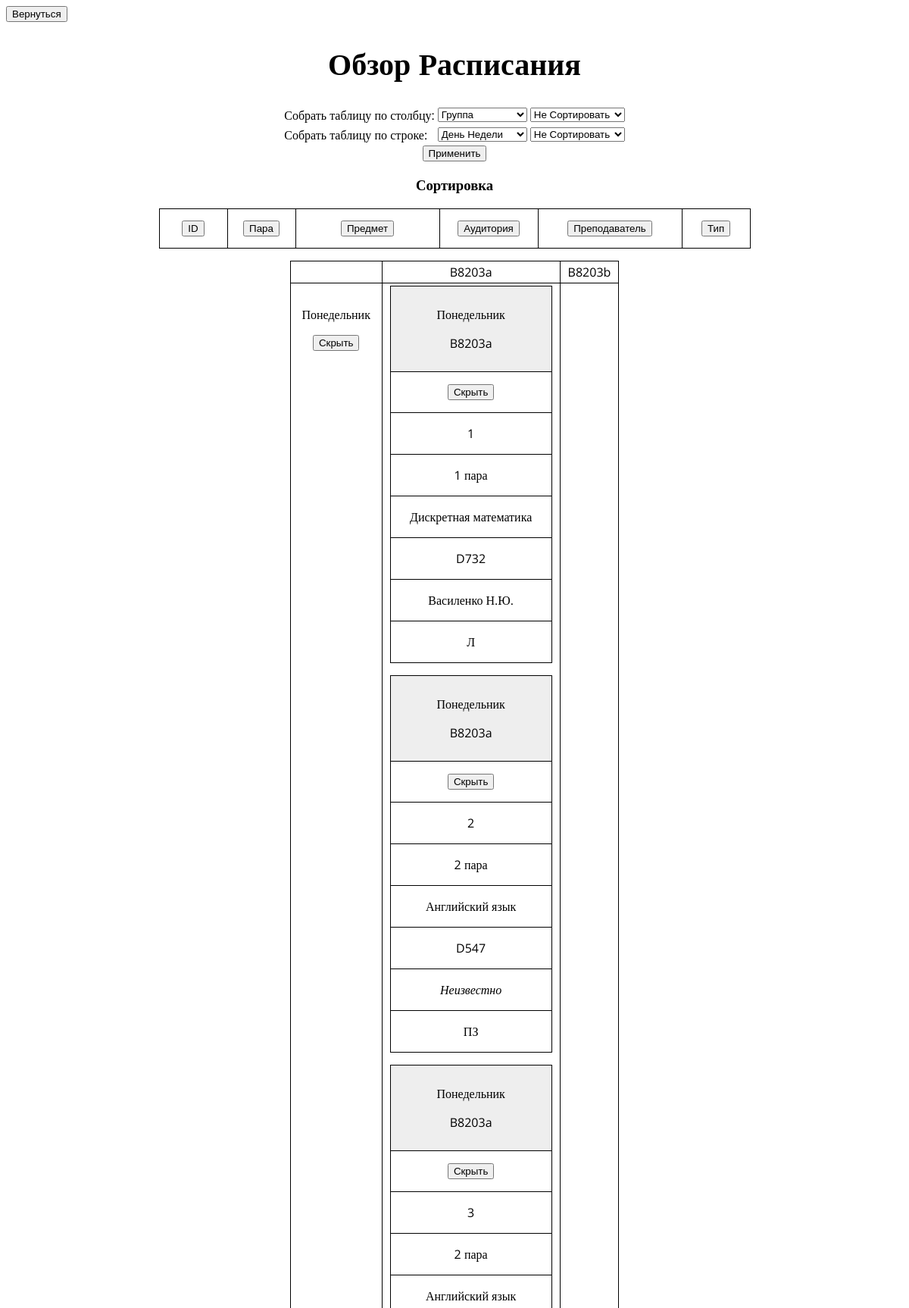
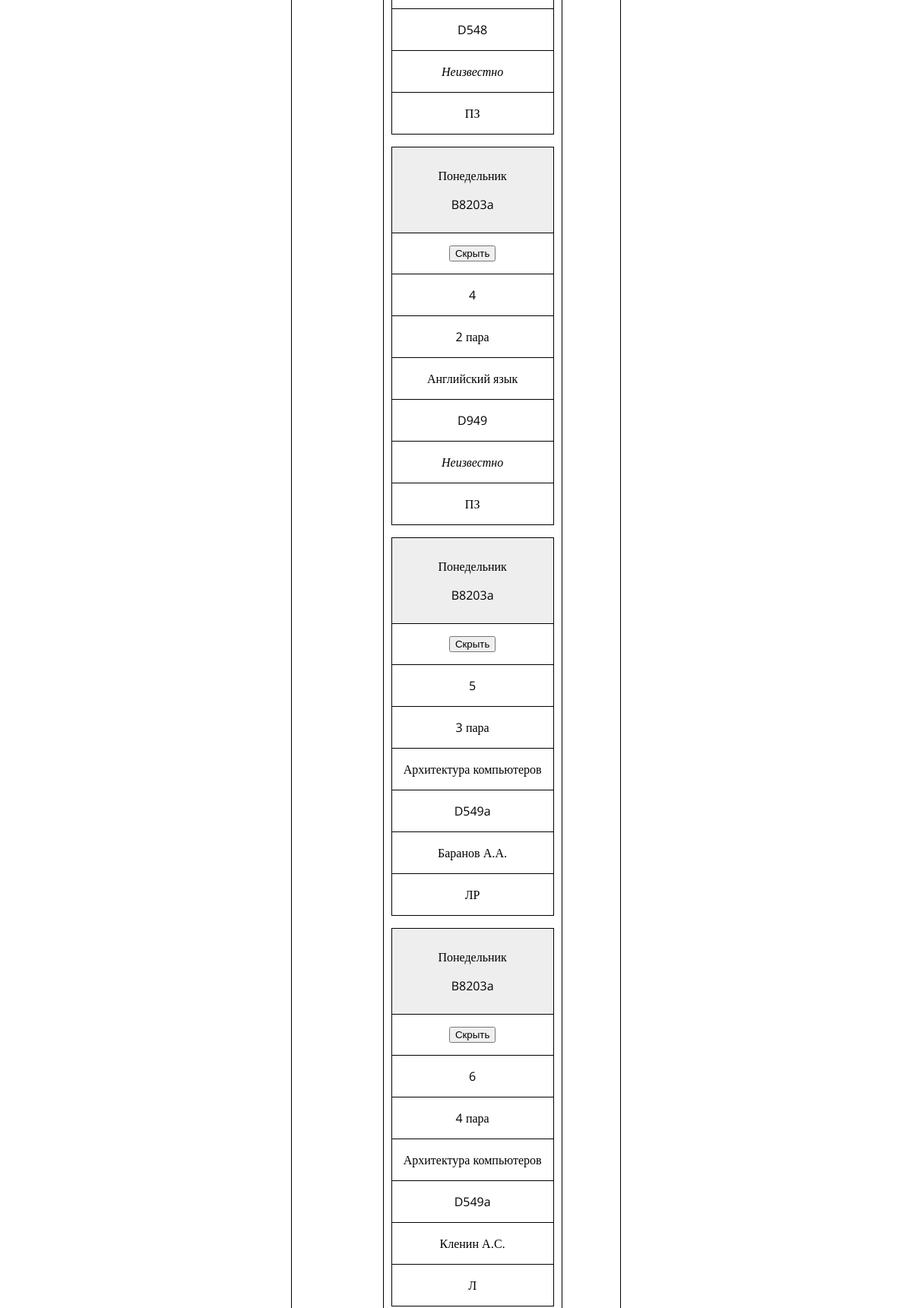
The page /overview (upper part) on the database its author committed (2 pictures, top to bottom).
### tables this page shows
CREATE TABLE `Groups` ( `ID` INTEGER NOT NULL DEFAULT -1, `Name` INTEGER );

CREATE TABLE `Weekdays` ( `ID` INTEGER NOT NULL DEFAULT -1, `Name` TEXT, `OrderNumber` INTEGER NOT NULL DEFAULT -1 );

### home.py (the view, shortened to what this page needs)
@app.route("/overview", methods=["GET", "POST"])
def overview():
	global join_column, join_row, ordering_column, tables_info, hiding_tables, hiding_fields, current_columns, current_rows
	columns_asc = None
	rows_asc = None
	col_asc_type = request.form.get("OrderTypeColumns")
	row_asc_type = request.form.get("OrderTypeRows")
	colname = request.form.get("JoiningTableColumns")
	rowname = request.form.get("JoiningTableRows")
	edit_values = str(request.form.get("DatabaseEditor"))
	joining_columns = None #join_column
	joining_rows = None #join_row
	for i in tables_info["SchedItems"]:
		if i.title == colname:
			joining_columns = i
		if i.title == rowname:
			joining_rows = i
	if col_asc_type == "По Возрастанию":
		columns_asc = True
	elif col_asc_type == "По Убыванию":
		columns_asc = False
	if row_asc_type == "По Возрастанию":
		rows_asc = True
	elif row_asc_type == "По Убыванию":
		rows_asc = False
	join_column.ascending = columns_asc
	join_row.ascending = rows_asc
	table, rows, columns = generate_schedule(join_column, join_row, ordering_column)
	current_columns = columns
	current_rows = rows
	print("PAGE LOADED")
	return render_template(
		"overview.html",
		jcols=columns,
		jrows=rows,
		table=table,
		widthes=[i.width+40 for i in tables_info["SchedItems"] if i != join_column and i != join_row],
		titles=[i.title for i in tables_info["SchedItems"] if i != join_column and i != join_row],
		titles_origin=[i.name for i in tables_info["SchedItems"] if i != join_column and i != join_row],
		join_col=join_column,
		join_row=join_row,
		orderby=ordering_column,
		columns=[i for i in tables_info["SchedItems"]],
		hides=hiding_tables,
		hides_fields=hiding_fields
	)

### templates/overview.html (shortened to what this page needs)
<head>
	<link rel="stylesheet" href="../static/css/style.css">
</head>
<body>
	<form name="Overview" action="/overview" method='POST'>
		<button name="Back" type="submit">Вернуться</button>
		<center>
			<h1>Обзор Расписания</h1>
			<font size=3>
				<table>
					<tr>
						<td>
							Собрать таблицу по столбцу:
						</td>
						<td>
							<select name="JoiningTableColumns">
								{% for col in columns %}
									<option value="{{col.title}}"
										{% if col == join_col %}
											SELECTED
										{% endif %}
									>
										{{col.title}}
									</option>
								{% endfor%}
							</select>
						</td>
						<td>
							<select name="OrderTypeColumns">
								<option value="Не Сортировать" {% if join_col.ascending == None %} SELECTED {% endif %}>Не Сортировать</option>
							</select>
						</td>
					</tr>
					<tr>
						<td>
							Собрать таблицу по строке:
						</td>
						<td>
							<select name="JoiningTableRows">
								{% for col in columns %}
									<option value="{{col.title}}"
										{% if col == join_row %}
											SELECTED
										{% endif %}
									>
										{{col.title}}
									</option>
								{% endfor%}
							</select>
						</td>
						<td>
							<select name="OrderTypeRows">
								<option value="Не Сортировать" {% if join_row.ascending == None %} SELECTED {% endif %}>Не Сортировать</option>
							</select>
						</td>
					</tr>
				</table>
				<button id="Accept" name="Accept" type="submit">Применить</button>
				<h3>Сортировка</h3>
				<table id="tab" class="tab">
					{% for width in widthes%}
						<col width="{{ width }}">
					{% endfor %}
					<tr class="elem">
						{% for i in range(titles|length) %}
							<th class="elem">
								<p align="center">
									<button name="Title{{ titles_origin[i] }}" type="submit">{{ titles[i] }}</button>
								</p>
							</th>
						{% endfor %}
					</tr>
				</table>
				<div class="divTable">
					<div class="divTableBody">
						<div class="divTableRow">
							<div class="divTableSideHead" style="width:{{join_row.width}}">
							</div>
							{% for col in jcols %}
								<div class="divTableHead">
									<center>
										{{col|safe}}
									</center>
								</div>
							{% endfor %}
						</div>
						{% for row in jrows %}
							<div class="divTableRow">
								<div class="divTableSideCell">
									<p>
										{{row|safe}}
									</p>
									<p>
										<button name="HideRow{{row}}">
											{% if row in hides %}
												Раскрыть
											{% else %}
												Скрыть
											{% endif %}
										</button>
									</p>
								</div>
								{% for frow in range(table[row]|length) %}
									<div class="divTableCell">
										{% if row not in hides %}
											{% for elements in table[row][frow] %}
												<center>
													<div class="divDrag" name="Div{{elements}}">
														<div class="divDragger" name="Div{{elements}}">
															<p>
																{{row|safe}}
															</p>
															<p>
																{{jcols[frow]|safe}}
															</p>
														</div>
														<div class="divElements" name="Div{{elements}}">
															<p>
																<button name="HideField{{elements}}">
																	{% if elements in hides_fields %}
																		Раскрыть
																	{% else %}
																		Скрыть
																	{% endif %}
																</button>
															</p>
															{% if elements not in hides_fields %}
																{% for field in elements %}
																	<hr color="black" size="1"/>
																	<p>{{field|safe}}</p>
																{% endfor %}
															{% endif %}
														</div>
													</div>
												</center>
											{% endfor %}
										{% endif %}
									</div>
								{% endfor %}
							</div>
						{% endfor %}
					</div>
				</div>
			</font>
		</center>
	</form>
</body>

### static/css/style.css (style rules this page uses)
body { font-family: 'Open Sans'; font-size: 20; }
#tab { font-size: 14; text-align: left; border-collapse: collapse; }
.elem td, .elem th, .elem tr { border: 1px solid; text-align: left; padding: 15px; }
.divDrag { z-index: 9; text-align: center; border: 1px solid black; background-color: #FFFFFF; }
.divDragger { padding: 10px; cursor: move; z-index: 10; background-color: #EEEEEE; border-bottom: 1px solid black; }
.divTable { display: table; }
.divTableRow { display: table-row; }
.divTableCell, .divTableHead, .divTableSideCell, .divTableSideHead { border-right: 1px solid #000; border-bottom: 1px solid #000; display: table-cell; padding: 3px 10px; }
.divTableSideCell, .divTableSideHead { border-left: 1px solid #000; }
.divTableHead, .divTableSideHead { border-top: 1px solid #000; }
.divTableBody { display: table-row-group; }

### rows shown on the page
Groups: Name "B8203a", Name "B8203a" "B8203a" "B8203a" "B8203a" "B8203a" "B8203a"
Groups: Name "B8203b"
Weekdays: Name "Понедельник", shows "Скрыть", frow "Понедельник" "Понедельник" "Понедельник" "Понедельник" "Понедельник" "Понедельник", elements "1" "1 пара" "Дискретная математика" "D732" "Василенко Н.Ю." "Л" "2" "2 пара" "Английский язык" "D547" "Неизвестно" "ПЗ" "3" "2 пара" "Английский язык" "D548" "Неизвестно" "ПЗ" "4" "2 пара" "Английский язык" "D949" "Неизвестно" "ПЗ" "5" "3 пара" "Архитектура компьютеров" "D549a" "Баранов А.А." "ЛР" "6" "4 пара" "Архитектура компьютеров" "D549a" "Кленин А.С." "Л"

### other values the page prints
{{ titles[i] }} "ID" "Пара" "Предмет" "Аудитория" "Преподаватель" "Тип"
form field JoiningTableColumns "Группа"
form field JoiningTableRows "День Недели"
